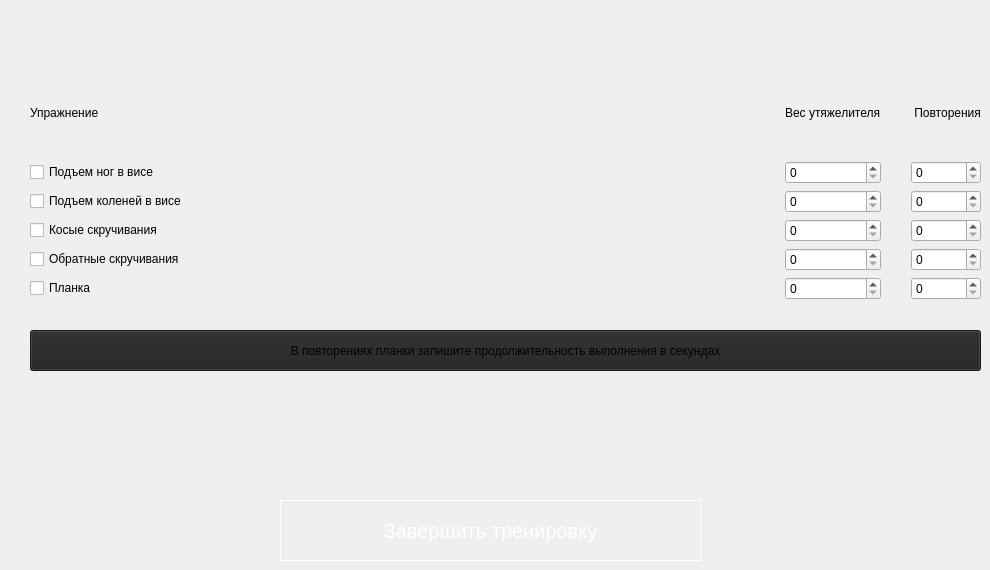
              <widget class="QWidget" name="tab_6">
               <attribute name="title">
                <string>День 6</string>
               </attribute>
               <widget class="QWidget" name="gridLayoutWidget_6">
                <property name="geometry">
                 <rect>
                  <x>30</x>
                  <y>70</y>
                  <width>951</width>
                  <height>230</height>
                 </rect>
                </property>
                <layout class="QGridLayout" name="gridLayout_6" rowstretch="0,0,0,0,0,0" columnstretch="3,0,0">
                 <property name="horizontalSpacing">
                  <number>30</number>
                 </property>
                 <item row="1" column="1">
                  <widget class="QSpinBox" name="spinBox_extraWeight_1_6"/>
                 </item>
                 <item row="3" column="0">
                  <widget class="QCheckBox" name="checkBox_exersize_3_6">
                   <property name="text">
                    <string>Косые скручивания</string>
                   </property>
                  </widget>
                 </item>
                 <item row="3" column="1">
                  <widget class="QSpinBox" name="spinBox_extraWeight_3_6"/>
                 </item>
                 <item row="5" column="1">
                  <widget class="QSpinBox" name="spinBox_extraWeight_5_6"/>
                 </item>
                 <item row="0" column="0">
                  <widget class="QLabel" name="label_exersize_6">
                   <property name="text">
                    <string>Упражнение</string>
                   </property>
                  </widget>
                 </item>
                 <item row="5" column="0">
                  <widget class="QCheckBox" name="checkBox_exersize_5_6">
                   <property name="text">
                    <string>Планка</string>
                   </property>
                   <property name="checked">
                    <bool>false</bool>
                   </property>
                  </widget>
                 </item>
                 <item row="1" column="0">
                  <widget class="QCheckBox" name="checkBox_exersize_1_6">
                   <property name="text">
                    <string>Подъем ног в висе</string>
                   </property>
                   <property name="checked">
                    <bool>false</bool>
                   </property>
                  </widget>
                 </item>
                 <item row="0" column="2">
                  <widget class="QLabel" name="label_reps_6">
                   <property name="text">
                    <string> Повторения</string>
                   </property>
                  </widget>
                 </item>
                 <item row="1" column="2">
                  <widget class="QSpinBox" name="spinBox_reps_1_6"/>
                 </item>
                 <item row="3" column="2">
                  <widget class="QSpinBox" name="spinBox_reps_3_6"/>
                 </item>
                 <item row="2" column="2">
                  <widget class="QSpinBox" name="spinBox_reps_2_6"/>
                 </item>
                 <item row="4" column="0">
                  <widget class="QCheckBox" name="checkBox_exersize_4_6">
                   <property name="text">
                    <string>Обратные скручивания</string>
                   </property>
                  </widget>
                 </item>
                 <item row="4" column="2">
                  <widget class="QSpinBox" name="spinBox_reps_4_6"/>
                 </item>
                 <item row="2" column="0">
                  <widget class="QCheckBox" name="checkBox_exersize_2_6">
                   <property name="text">
                    <string>Подъем коленей в висе</string>
                   </property>
                  </widget>
                 </item>
                 <item row="2" column="1">
                  <widget class="QSpinBox" name="spinBox_extraWeight_2_6"/>
                 </item>
                 <item row="0" column="1">
                  <widget class="QLabel" name="label_extraWeigh_6">
                   <property name="text">
                    <string>Вес утяжелителя</string>
                   </property>
                  </widget>
                 </item>
                 <item row="4" column="1">
                  <widget class="QSpinBox" name="spinBox_extraWeight_4_6"/>
                 </item>
                 <item row="5" column="2">
                  <widget class="QSpinBox" name="spinBox_reps_5_6">
                   <property name="maximum">
                    <number>3600</number>
                   </property>
                  </widget>
                 </item>
                </layout>
               </widget>
               <widget class="QPushButton" name="pushButton_complete_6">
                <property name="geometry">
                 <rect>
                  <x>280</x>
                  <y>500</y>
                  <width>421</width>
                  <height>61</height>
                 </rect>
                </property>
                <property name="styleSheet">
                 <string notr="true">QPushButton {
border:1px solid #fff;
font-size:20px;
color:#fff;
}
QPushButton:hover {
	background-color: rgb(85, 170, 255);
}</string>
                </property>
                <property name="text">
                 <string>Завершить тренировку</string>
                </property>
               </widget>
               <widget class="QPushButton" name="pushButton_training_advice_1">
                <property name="geometry">
                 <rect>
                  <x>30</x>
                  <y>330</y>
                  <width>951</width>
                  <height>41</height>
                 </rect>
                </property>
                <property name="styleSheet">
                 <string notr="true">background-color: rgb(35, 35, 35);</string>
                </property>
                <property name="text">
                 <string>В повторениях планки запишите продолжительность выполнения в секундах</string>
                </property>
                <property name="icon">
                 <iconset>
                  <normaloff>img/icons/info-_1_.ico</normaloff>img/icons/info-_1_.ico</iconset>
                </property>
               </widget>
              </widget>
